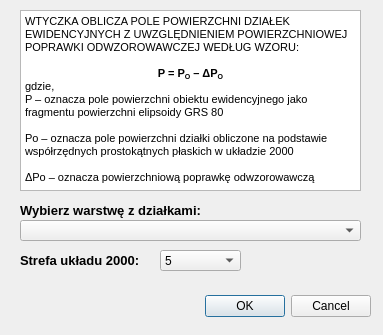
<?xml version="1.0" encoding="UTF-8"?>
<ui version="4.0">
 <class>PEWDialogBase</class>
 <widget class="QDialog" name="PEWDialogBase">
  <property name="geometry">
   <rect>
    <x>0</x>
    <y>0</y>
    <width>383</width>
    <height>335</height>
   </rect>
  </property>
  <property name="windowTitle">
   <string>PEW</string>
  </property>
  <widget class="QDialogButtonBox" name="button_box">
   <property name="geometry">
    <rect>
     <x>30</x>
     <y>290</y>
     <width>341</width>
     <height>32</height>
    </rect>
   </property>
   <property name="orientation">
    <enum>Qt::Horizontal</enum>
   </property>
   <property name="standardButtons">
    <set>QDialogButtonBox::Cancel|QDialogButtonBox::Ok</set>
   </property>
  </widget>
  <widget class="QComboBox" name="comboBox">
   <property name="geometry">
    <rect>
     <x>20</x>
     <y>220</y>
     <width>341</width>
     <height>21</height>
    </rect>
   </property>
  </widget>
  <widget class="QComboBox" name="comboBox_2">
   <property name="geometry">
    <rect>
     <x>160</x>
     <y>250</y>
     <width>81</width>
     <height>21</height>
    </rect>
   </property>
   <item>
    <property name="text">
     <string>5</string>
    </property>
   </item>
   <item>
    <property name="text">
     <string>6</string>
    </property>
   </item>
   <item>
    <property name="text">
     <string>7</string>
    </property>
   </item>
   <item>
    <property name="text">
     <string>8</string>
    </property>
   </item>
  </widget>
  <widget class="QLabel" name="label">
   <property name="geometry">
    <rect>
     <x>20</x>
     <y>250</y>
     <width>151</width>
     <height>21</height>
    </rect>
   </property>
   <property name="font">
    <font>
     <pointsize>10</pointsize>
     <weight>75</weight>
     <bold>true</bold>
    </font>
   </property>
   <property name="text">
    <string>Strefa układu 2000:</string>
   </property>
  </widget>
  <widget class="QLabel" name="label_2">
   <property name="geometry">
    <rect>
     <x>20</x>
     <y>200</y>
     <width>231</width>
     <height>20</height>
    </rect>
   </property>
   <property name="font">
    <font>
     <pointsize>10</pointsize>
     <weight>75</weight>
     <bold>true</bold>
    </font>
   </property>
   <property name="text">
    <string>Wybierz warstwę z działkami:</string>
   </property>
  </widget>
  <widget class="QTextBrowser" name="textBrowser">
   <property name="geometry">
    <rect>
     <x>20</x>
     <y>10</y>
     <width>341</width>
     <height>181</height>
    </rect>
   </property>
   <property name="html">
    <string>&lt;!DOCTYPE HTML PUBLIC &quot;-//W3C//DTD HTML 4.0//EN&quot; &quot;http://www.w3.org/TR/REC-html40/strict.dtd&quot;&gt;
&lt;html&gt;&lt;head&gt;&lt;meta name=&quot;qrichtext&quot; content=&quot;1&quot; /&gt;&lt;style type=&quot;text/css&quot;&gt;
p, li { white-space: pre-wrap; }
&lt;/style&gt;&lt;/head&gt;&lt;body style=&quot; font-family:'MS Shell Dlg 2'; font-size:8.25pt; font-weight:400; font-style:normal;&quot;&gt;
&lt;p style=&quot; margin-top:0px; margin-bottom:0px; margin-left:0px; margin-right:0px; -qt-block-indent:0; text-indent:0px;&quot;&gt;WTYCZKA OBLICZA POLE POWIERZCHNI DZIAŁEK EWIDENCYJNYCH Z UWZGLĘDNIENIEM POWIERZCHNIOWEJ POPRAWKI ODWZOROWAWCZEJ WEDŁUG WZORU:&lt;/p&gt;
&lt;p align=&quot;center&quot; style=&quot;-qt-paragraph-type:empty; margin-top:0px; margin-bottom:0px; margin-left:0px; margin-right:0px; -qt-block-indent:0; text-indent:0px;&quot;&gt;&lt;br /&gt;&lt;/p&gt;
&lt;p align=&quot;center&quot; style=&quot; margin-top:0px; margin-bottom:0px; margin-left:0px; margin-right:0px; -qt-block-indent:0; text-indent:0px;&quot;&gt;&lt;span style=&quot; font-weight:600;&quot;&gt;P = P&lt;/span&gt;&lt;span style=&quot; font-weight:600; vertical-align:sub;&quot;&gt;O&lt;/span&gt;&lt;span style=&quot; font-weight:600;&quot;&gt; – ΔP&lt;/span&gt;&lt;span style=&quot; font-weight:600; vertical-align:sub;&quot;&gt;O&lt;/span&gt;&lt;/p&gt;
&lt;p style=&quot; margin-top:0px; margin-bottom:0px; margin-left:0px; margin-right:0px; -qt-block-indent:0; text-indent:0px;&quot;&gt;gdzie,&lt;/p&gt;
&lt;p style=&quot; margin-top:0px; margin-bottom:0px; margin-left:0px; margin-right:0px; -qt-block-indent:0; text-indent:0px;&quot;&gt;P – oznacza pole powierzchni obiektu ewidencyjnego jako fragmentu powierzchni elipsoidy GRS 80&lt;/p&gt;
&lt;p style=&quot;-qt-paragraph-type:empty; margin-top:0px; margin-bottom:0px; margin-left:0px; margin-right:0px; -qt-block-indent:0; text-indent:0px;&quot;&gt;&lt;br /&gt;&lt;/p&gt;
&lt;p style=&quot; margin-top:0px; margin-bottom:0px; margin-left:0px; margin-right:0px; -qt-block-indent:0; text-indent:0px;&quot;&gt;Po – oznacza pole powierzchni działki obliczone na podstawie współrzędnych prostokątnych płaskich w układzie 2000&lt;/p&gt;
&lt;p style=&quot;-qt-paragraph-type:empty; margin-top:0px; margin-bottom:0px; margin-left:0px; margin-right:0px; -qt-block-indent:0; text-indent:0px;&quot;&gt;&lt;br /&gt;&lt;/p&gt;
&lt;p style=&quot; margin-top:0px; margin-bottom:0px; margin-left:0px; margin-right:0px; -qt-block-indent:0; text-indent:0px;&quot;&gt;ΔPo – oznacza powierzchniową poprawkę odwzorowawczą&lt;/p&gt;&lt;/body&gt;&lt;/html&gt;</string>
   </property>
  </widget>
 </widget>
 <resources/>
 <connections>
  <connection>
   <sender>button_box</sender>
   <signal>accepted()</signal>
   <receiver>PEWDialogBase</receiver>
   <slot>accept()</slot>
   <hints>
    <hint type="sourcelabel">
     <x>20</x>
     <y>20</y>
    </hint>
    <hint type="destinationlabel">
     <x>20</x>
     <y>20</y>
    </hint>
   </hints>
  </connection>
  <connection>
   <sender>button_box</sender>
   <signal>rejected()</signal>
   <receiver>PEWDialogBase</receiver>
   <slot>reject()</slot>
   <hints>
    <hint type="sourcelabel">
     <x>20</x>
     <y>20</y>
    </hint>
    <hint type="destinationlabel">
     <x>20</x>
     <y>20</y>
    </hint>
   </hints>
  </connection>
 </connections>
</ui>
